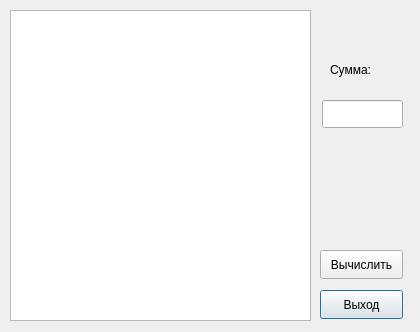
<?xml version="1.0" encoding="UTF-8"?>
<ui version="4.0">
 <class>Sum</class>
 <widget class="QDialog" name="Sum">
  <property name="geometry">
   <rect>
    <x>0</x>
    <y>0</y>
    <width>420</width>
    <height>332</height>
   </rect>
  </property>
  <property name="windowTitle">
   <string>Dialog</string>
  </property>
  <widget class="QPushButton" name="ExitButton">
   <property name="geometry">
    <rect>
     <x>320</x>
     <y>290</y>
     <width>83</width>
     <height>29</height>
    </rect>
   </property>
   <property name="text">
    <string>Выход</string>
   </property>
  </widget>
  <widget class="QPushButton" name="SumButton">
   <property name="geometry">
    <rect>
     <x>320</x>
     <y>250</y>
     <width>83</width>
     <height>29</height>
    </rect>
   </property>
   <property name="text">
    <string>Вычислить</string>
   </property>
  </widget>
  <widget class="QLineEdit" name="SumEdit">
   <property name="geometry">
    <rect>
     <x>322</x>
     <y>100</y>
     <width>81</width>
     <height>28</height>
    </rect>
   </property>
  </widget>
  <widget class="QTextEdit" name="SumText">
   <property name="geometry">
    <rect>
     <x>10</x>
     <y>10</y>
     <width>301</width>
     <height>311</height>
    </rect>
   </property>
  </widget>
  <widget class="QLabel" name="label">
   <property name="geometry">
    <rect>
     <x>330</x>
     <y>60</y>
     <width>63</width>
     <height>20</height>
    </rect>
   </property>
   <property name="text">
    <string>Сумма:</string>
   </property>
  </widget>
 </widget>
 <resources/>
 <connections/>
</ui>
